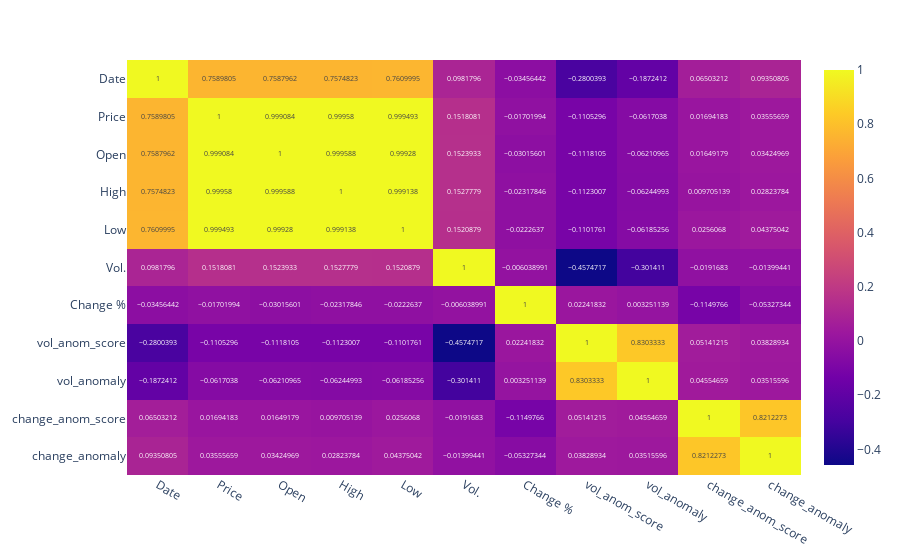

The cell this chart's notebook holds for it:
### Code cell
fig = px.imshow(bitcoin_df.corr(), text_auto=True, aspect='auto')
fig.show()

### Figure 1 — Plotly figure (JSON) as saved in the notebook; plotly's stock layout.template omitted (floating-point values rounded to 4 significant figures)
{"data": [{"coloraxis": "coloraxis", "hovertemplate": "x: %{x}<br>y: %{y}<br>color: %{z}<extra></extra>", "name": "0", "texttemplate": "%{z}", "type": "heatmap", "x": ["Date", "Price", "Open", "High", "Low", "Vol.", "Change %", "vol_anom_score", "vol_anomaly", "change_anom_score", "change_anomaly"], "xaxis": "x", "y": ["Date", "Price", "Open", "High", "Low", "Vol.", "Change %", "vol_anom_score", "vol_anomaly", "change_anom_score", "change_anomaly"], "yaxis": "y", "z": [[1, 0.759, 0.7588, 0.7575, 0.761, 0.09818, -0.03456, -0.28, -0.1872, 0.06503, 0.09351], [0.759, 1, 0.9991, 0.9996, 0.9995, 0.1518, -0.01702, -0.1105, -0.0617, 0.01694, 0.03556], [0.7588, 0.9991, 1, 0.9996, 0.9993, 0.1524, -0.03016, -0.1118, -0.06211, 0.01649, 0.03425], [0.7575, 0.9996, 0.9996, 1, 0.9991, 0.1528, -0.02318, -0.1123, -0.06245, 0.009705, 0.02824], [0.761, 0.9995, 0.9993, 0.9991, 1, 0.1521, -0.02226, -0.1102, -0.06185, 0.02561, 0.04375], [0.09818, 0.1518, 0.1524, 0.1528, 0.1521, 1, -0.006039, -0.4575, -0.3014, -0.01917, -0.01399], [-0.03456, -0.01702, -0.03016, -0.02318, -0.02226, -0.006039, 1, 0.02242, 0.003251, -0.115, -0.05327], [-0.28, -0.1105, -0.1118, -0.1123, -0.1102, -0.4575, 0.02242, 1, 0.8303, 0.05141, 0.03829], [-0.1872, -0.0617, -0.06211, -0.06245, -0.06185, -0.3014, 0.003251, 0.8303, 1, 0.04555, 0.03516], [0.06503, 0.01694, 0.01649, 0.009705, 0.02561, -0.01917, -0.115, 0.05141, 0.04555, 1, 0.8212], [0.09351, 0.03556, 0.03425, 0.02824, 0.04375, -0.01399, -0.05327, 0.03829, 0.03516, 0.8212, 1]]}], "layout": {"coloraxis": {"colorscale": [[0, "#0d0887"], [0.1111, "#46039f"], [0.2222, "#7201a8"], [0.3333, "#9c179e"], [0.4444, "#bd3786"], [0.5556, "#d8576b"], [0.6667, "#ed7953"], [0.7778, "#fb9f3a"], [0.8889, "#fdca26"], [1, "#f0f921"]]}, "margin": {"t": 60}, "xaxis": {"anchor": "y", "domain": [0, 1]}, "yaxis": {"anchor": "x", "autorange": "reversed", "domain": [0, 1]}}}
